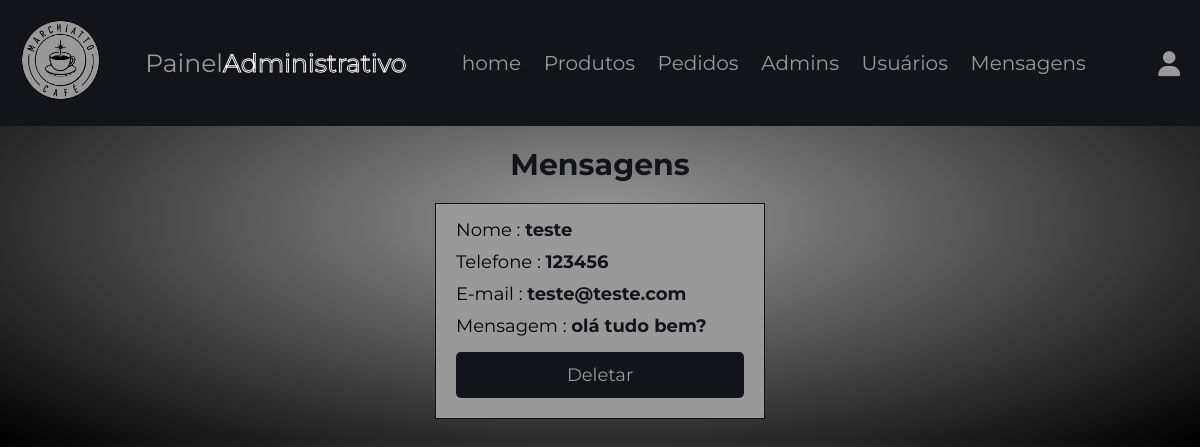
Screenshot of /admin/mensagens.php (signed in) with the database file from the repository.
### tables this page shows
CREATE TABLE `mensagens` (
  `id` int(100) NOT NULL,
  `id_usuario` int(100) NOT NULL,
  `nome` varchar(100) NOT NULL,
  `email` varchar(100) NOT NULL,
  `telefone` varchar(14) NOT NULL,
  `mensagem` varchar(500) NOT NULL
);

### admin/mensagens.php (the view, shortened to what this page needs)
<?php
include '../components/connect.php';
?>
<!DOCTYPE html>
<html lang="pt-br">
<head>
    <link rel="stylesheet" href="https://cdnjs.cloudflare.com/ajax/libs/font-awesome/6.1.1/css/all.min.css">
    <link rel="stylesheet" href="../css/admin_style.css">
</head>
<body>
    <?php include '../components/admin_header.php' ?>
    <section class="mensagens">
        <h1 class="heading">Mensagens</h1>
        <div class="box-container">
            <?php
      $select_mensagens = $conn->prepare("SELECT * FROM `mensagens`");
      $select_mensagens->execute();
      if($select_mensagens->rowCount() > 0){
         while($fetch_mensagens = $select_mensagens->fetch(PDO::FETCH_ASSOC)){
   ?>
            <div class="box">
                <p> Nome : <span><?= $fetch_mensagens['nome']; ?></span> </p>
                <p> Telefone : <span><?= $fetch_mensagens['telefone']; ?></span> </p>
                <p> E-mail : <span><?= $fetch_mensagens['email']; ?></span> </p>
                <p> Mensagem : <span><?= $fetch_mensagens['mensagem']; ?></span> </p>
                <a href="mensagens.php?delete=<?= $fetch_mensagens['id']; ?>" class="delete-btn"
                    onclick="return confirm('deseja deletar esta mensagem?');">deletar</a>
            </div>
            <?php
         }
      }else{
         echo '<p class="empty">Você não tem nenhuma mensagem</p>';
      }
   ?>
        </div>
    </section>
</body>
</html>

### css/admin_style.css (style rules this page uses)
:root { --light-bg:#f5f5f5; --light-color:#999; --border:.2rem solid var(--black); --box-shadow:0 .5rem 1rem rgba(0,0,0,.1); --cor-principal: #fff; --preto:#13131a; --bg:#010103; --cinza: #999; }
* { font-family: 'Montserrat', sans-serif; margin:0; padding:0; box-sizing: border-box; text-decoration: none; outline: none; border:none; }
html { font-size: 62.5%; overflow-x: hidden; }
body { background: radial-gradient(#999, #000); }
section { max-width: 1200px; margin:0 auto; padding:2rem; }
.btn, .delete-btn, .option-btn { display: block; margin-top: 1rem; border-radius: .5rem; cursor: pointer; width: 100%; font-size: 1.8rem; color:var(--white); padding:1.2rem 3rem; text-transform: capitalize; text-align: center; }
.delete-btn { background-color: var(--preto); color: var(--cinza); }
.heading { text-align: center; margin-bottom: 2rem; text-transform: capitalize; color:var(--preto); font-size: 3rem; }
.mensagens .box-container { display: grid; grid-template-columns: repeat(auto-fit, 33rem); gap:1.5rem; justify-content: center; align-items: flex-start; }
.mensagens .box-container .box { background-color: var(--cinza); border: 1px solid var(--preto); padding:2rem; padding-top: 1rem; }
.mensagens .box-container .box p { padding: .5rem 0; font-size: 1.8rem; color:var(--black); }
.mensagens .box-container .box p span { color:var(--preto); font-weight: bold; }

### rows the page displays
mensagens: nome "teste", telefone "123456", email "teste@teste.com", mensagem "olá tudo bem?"
